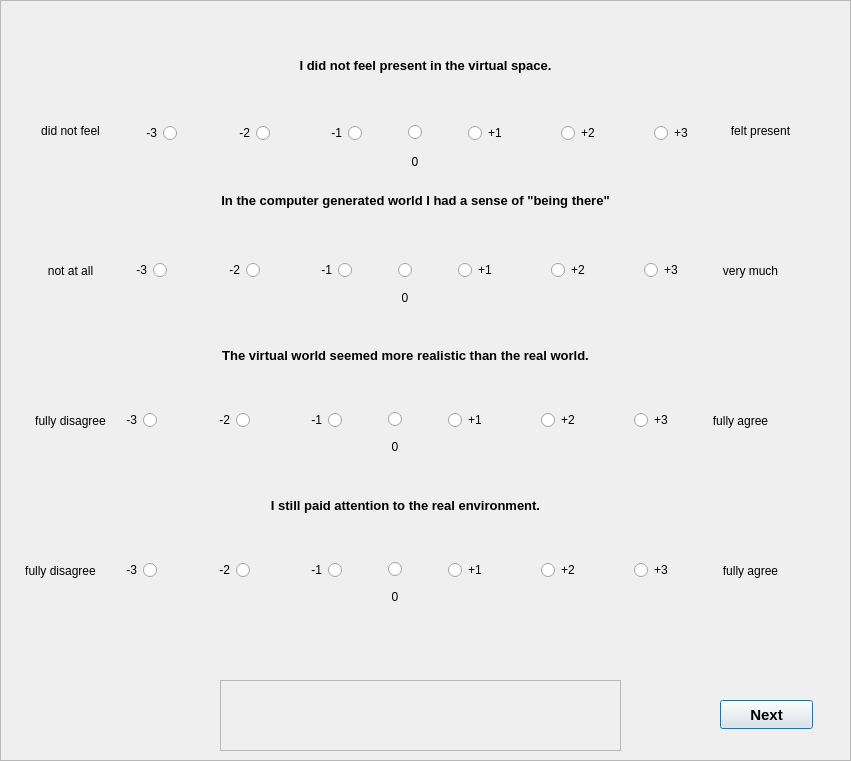
<?xml version="1.0" encoding="UTF-8"?>
<ui version="4.0">
 <class>UsabilityQuestionnaire3</class>
 <widget class="QDialog" name="UsabilityQuestionnaire3">
  <property name="geometry">
   <rect>
    <x>0</x>
    <y>0</y>
    <width>851</width>
    <height>761</height>
   </rect>
  </property>
  <property name="windowTitle">
   <string>Dialog</string>
  </property>
  <widget class="QFrame" name="frame">
   <property name="geometry">
    <rect>
     <x>0</x>
     <y>0</y>
     <width>851</width>
     <height>761</height>
    </rect>
   </property>
   <property name="frameShape">
    <enum>QFrame::StyledPanel</enum>
   </property>
   <property name="frameShadow">
    <enum>QFrame::Raised</enum>
   </property>
   <widget class="QPushButton" name="NextButton">
    <property name="geometry">
     <rect>
      <x>720</x>
      <y>700</y>
      <width>93</width>
      <height>29</height>
     </rect>
    </property>
    <property name="font">
     <font>
      <pointsize>11</pointsize>
      <bold>true</bold>
     </font>
    </property>
    <property name="text">
     <string>Next</string>
    </property>
   </widget>
   <widget class="QWidget" name="layoutWidget_2">
    <property name="geometry">
     <rect>
      <x>80</x>
      <y>230</y>
      <width>651</width>
      <height>81</height>
     </rect>
    </property>
    <layout class="QHBoxLayout" name="horizontalLayout_2">
     <item>
      <widget class="QRadioButton" name="radioButton_8">
       <property name="layoutDirection">
        <enum>Qt::RightToLeft</enum>
       </property>
       <property name="text">
        <string>-3</string>
       </property>
      </widget>
     </item>
     <item>
      <widget class="QRadioButton" name="radioButton_9">
       <property name="layoutDirection">
        <enum>Qt::RightToLeft</enum>
       </property>
       <property name="text">
        <string>-2</string>
       </property>
      </widget>
     </item>
     <item>
      <widget class="QRadioButton" name="radioButton_10">
       <property name="layoutDirection">
        <enum>Qt::RightToLeft</enum>
       </property>
       <property name="text">
        <string>-1</string>
       </property>
      </widget>
     </item>
     <item>
      <layout class="QVBoxLayout" name="verticalLayout_2">
       <property name="leftMargin">
        <number>40</number>
       </property>
       <property name="topMargin">
        <number>33</number>
       </property>
       <property name="rightMargin">
        <number>40</number>
       </property>
       <item>
        <widget class="QRadioButton" name="radioButton_11">
         <property name="layoutDirection">
          <enum>Qt::RightToLeft</enum>
         </property>
         <property name="text">
          <string/>
         </property>
        </widget>
       </item>
       <item>
        <widget class="QLabel" name="label_7">
         <property name="text">
          <string>0</string>
         </property>
         <property name="alignment">
          <set>Qt::AlignCenter</set>
         </property>
        </widget>
       </item>
      </layout>
     </item>
     <item>
      <widget class="QRadioButton" name="radioButton_12">
       <property name="layoutDirection">
        <enum>Qt::LeftToRight</enum>
       </property>
       <property name="text">
        <string>+1</string>
       </property>
      </widget>
     </item>
     <item>
      <widget class="QRadioButton" name="radioButton_13">
       <property name="layoutDirection">
        <enum>Qt::LeftToRight</enum>
       </property>
       <property name="text">
        <string>+2</string>
       </property>
      </widget>
     </item>
     <item>
      <widget class="QRadioButton" name="radioButton_14">
       <property name="layoutDirection">
        <enum>Qt::LeftToRight</enum>
       </property>
       <property name="text">
        <string>+3</string>
       </property>
      </widget>
     </item>
    </layout>
   </widget>
   <widget class="QLabel" name="label_3">
    <property name="geometry">
     <rect>
      <x>20</x>
      <y>110</y>
      <width>101</width>
      <height>41</height>
     </rect>
    </property>
    <property name="text">
     <string>did not feel</string>
    </property>
    <property name="alignment">
     <set>Qt::AlignCenter</set>
    </property>
    <property name="wordWrap">
     <bool>true</bool>
    </property>
   </widget>
   <widget class="QLabel" name="label_8">
    <property name="geometry">
     <rect>
      <x>700</x>
      <y>250</y>
      <width>101</width>
      <height>41</height>
     </rect>
    </property>
    <property name="text">
     <string>very much</string>
    </property>
    <property name="alignment">
     <set>Qt::AlignCenter</set>
    </property>
    <property name="wordWrap">
     <bool>true</bool>
    </property>
   </widget>
   <widget class="QLabel" name="label_16">
    <property name="geometry">
     <rect>
      <x>10</x>
      <y>550</y>
      <width>101</width>
      <height>41</height>
     </rect>
    </property>
    <property name="text">
     <string>fully disagree</string>
    </property>
    <property name="alignment">
     <set>Qt::AlignCenter</set>
    </property>
    <property name="wordWrap">
     <bool>true</bool>
    </property>
   </widget>
   <widget class="QLabel" name="label_11">
    <property name="geometry">
     <rect>
      <x>20</x>
      <y>400</y>
      <width>101</width>
      <height>41</height>
     </rect>
    </property>
    <property name="text">
     <string>fully disagree</string>
    </property>
    <property name="alignment">
     <set>Qt::AlignCenter</set>
    </property>
    <property name="wordWrap">
     <bool>true</bool>
    </property>
   </widget>
   <widget class="QLabel" name="label_14">
    <property name="geometry">
     <rect>
      <x>90</x>
      <y>310</y>
      <width>631</width>
      <height>91</height>
     </rect>
    </property>
    <property name="font">
     <font>
      <pointsize>10</pointsize>
      <bold>true</bold>
     </font>
    </property>
    <property name="text">
     <string>&lt;html&gt;&lt;head/&gt;&lt;body&gt;&lt;p&gt;The virtual world seemed more realistic than the real world.&lt;/p&gt;&lt;/body&gt;&lt;/html&gt;</string>
    </property>
    <property name="alignment">
     <set>Qt::AlignCenter</set>
    </property>
    <property name="wordWrap">
     <bool>true</bool>
    </property>
   </widget>
   <widget class="QWidget" name="layoutWidget_4">
    <property name="geometry">
     <rect>
      <x>70</x>
      <y>380</y>
      <width>651</width>
      <height>81</height>
     </rect>
    </property>
    <layout class="QHBoxLayout" name="horizontalLayout_3">
     <item>
      <widget class="QRadioButton" name="radioButton_15">
       <property name="layoutDirection">
        <enum>Qt::RightToLeft</enum>
       </property>
       <property name="text">
        <string>-3</string>
       </property>
      </widget>
     </item>
     <item>
      <widget class="QRadioButton" name="radioButton_16">
       <property name="layoutDirection">
        <enum>Qt::RightToLeft</enum>
       </property>
       <property name="text">
        <string>-2</string>
       </property>
      </widget>
     </item>
     <item>
      <widget class="QRadioButton" name="radioButton_17">
       <property name="layoutDirection">
        <enum>Qt::RightToLeft</enum>
       </property>
       <property name="text">
        <string>-1</string>
       </property>
      </widget>
     </item>
     <item>
      <layout class="QVBoxLayout" name="verticalLayout_3">
       <property name="leftMargin">
        <number>40</number>
       </property>
       <property name="topMargin">
        <number>32</number>
       </property>
       <property name="rightMargin">
        <number>40</number>
       </property>
       <item>
        <widget class="QRadioButton" name="radioButton_18">
         <property name="layoutDirection">
          <enum>Qt::RightToLeft</enum>
         </property>
         <property name="text">
          <string/>
         </property>
        </widget>
       </item>
       <item>
        <widget class="QLabel" name="label_12">
         <property name="text">
          <string>0</string>
         </property>
         <property name="alignment">
          <set>Qt::AlignCenter</set>
         </property>
        </widget>
       </item>
      </layout>
     </item>
     <item>
      <widget class="QRadioButton" name="radioButton_19">
       <property name="layoutDirection">
        <enum>Qt::LeftToRight</enum>
       </property>
       <property name="text">
        <string>+1</string>
       </property>
      </widget>
     </item>
     <item>
      <widget class="QRadioButton" name="radioButton_20">
       <property name="layoutDirection">
        <enum>Qt::LeftToRight</enum>
       </property>
       <property name="text">
        <string>+2</string>
       </property>
      </widget>
     </item>
     <item>
      <widget class="QRadioButton" name="radioButton_21">
       <property name="layoutDirection">
        <enum>Qt::LeftToRight</enum>
       </property>
       <property name="text">
        <string>+3</string>
       </property>
      </widget>
     </item>
    </layout>
   </widget>
   <widget class="QLabel" name="label_6">
    <property name="geometry">
     <rect>
      <x>20</x>
      <y>250</y>
      <width>101</width>
      <height>41</height>
     </rect>
    </property>
    <property name="text">
     <string>not at all</string>
    </property>
    <property name="alignment">
     <set>Qt::AlignCenter</set>
    </property>
    <property name="wordWrap">
     <bool>true</bool>
    </property>
   </widget>
   <widget class="QWidget" name="layoutWidget">
    <property name="geometry">
     <rect>
      <x>90</x>
      <y>90</y>
      <width>651</width>
      <height>87</height>
     </rect>
    </property>
    <layout class="QHBoxLayout" name="horizontalLayout">
     <item>
      <widget class="QRadioButton" name="radioButton">
       <property name="layoutDirection">
        <enum>Qt::RightToLeft</enum>
       </property>
       <property name="text">
        <string>-3</string>
       </property>
      </widget>
     </item>
     <item>
      <widget class="QRadioButton" name="radioButton_2">
       <property name="layoutDirection">
        <enum>Qt::RightToLeft</enum>
       </property>
       <property name="text">
        <string>-2</string>
       </property>
      </widget>
     </item>
     <item>
      <widget class="QRadioButton" name="radioButton_3">
       <property name="layoutDirection">
        <enum>Qt::RightToLeft</enum>
       </property>
       <property name="text">
        <string>-1</string>
       </property>
      </widget>
     </item>
     <item>
      <layout class="QVBoxLayout" name="verticalLayout">
       <property name="leftMargin">
        <number>40</number>
       </property>
       <property name="topMargin">
        <number>35</number>
       </property>
       <property name="rightMargin">
        <number>40</number>
       </property>
       <item>
        <widget class="QRadioButton" name="radioButton_4">
         <property name="layoutDirection">
          <enum>Qt::RightToLeft</enum>
         </property>
         <property name="text">
          <string/>
         </property>
        </widget>
       </item>
       <item>
        <widget class="QLabel" name="label_2">
         <property name="text">
          <string>0</string>
         </property>
         <property name="alignment">
          <set>Qt::AlignCenter</set>
         </property>
        </widget>
       </item>
      </layout>
     </item>
     <item>
      <widget class="QRadioButton" name="radioButton_5">
       <property name="layoutDirection">
        <enum>Qt::LeftToRight</enum>
       </property>
       <property name="text">
        <string>+1</string>
       </property>
      </widget>
     </item>
     <item>
      <widget class="QRadioButton" name="radioButton_6">
       <property name="layoutDirection">
        <enum>Qt::LeftToRight</enum>
       </property>
       <property name="text">
        <string>+2</string>
       </property>
      </widget>
     </item>
     <item>
      <widget class="QRadioButton" name="radioButton_7">
       <property name="layoutDirection">
        <enum>Qt::LeftToRight</enum>
       </property>
       <property name="text">
        <string>+3</string>
       </property>
      </widget>
     </item>
    </layout>
   </widget>
   <widget class="QLabel" name="label_9">
    <property name="geometry">
     <rect>
      <x>100</x>
      <y>180</y>
      <width>631</width>
      <height>41</height>
     </rect>
    </property>
    <property name="font">
     <font>
      <pointsize>10</pointsize>
      <bold>true</bold>
     </font>
    </property>
    <property name="text">
     <string>&lt;html&gt;&lt;head/&gt;&lt;body&gt;&lt;p&gt;In the computer generated world I had a sense of &amp;quot;being there&amp;quot;&lt;/p&gt;&lt;/body&gt;&lt;/html&gt;</string>
    </property>
    <property name="alignment">
     <set>Qt::AlignCenter</set>
    </property>
    <property name="wordWrap">
     <bool>true</bool>
    </property>
   </widget>
   <widget class="QFrame" name="frame_2">
    <property name="geometry">
     <rect>
      <x>220</x>
      <y>680</y>
      <width>401</width>
      <height>71</height>
     </rect>
    </property>
    <property name="frameShape">
     <enum>QFrame::StyledPanel</enum>
    </property>
    <property name="frameShadow">
     <enum>QFrame::Raised</enum>
    </property>
   </widget>
   <widget class="QLabel" name="label_18">
    <property name="geometry">
     <rect>
      <x>700</x>
      <y>550</y>
      <width>101</width>
      <height>41</height>
     </rect>
    </property>
    <property name="text">
     <string>fully agree</string>
    </property>
    <property name="alignment">
     <set>Qt::AlignCenter</set>
    </property>
    <property name="wordWrap">
     <bool>true</bool>
    </property>
   </widget>
   <widget class="QLabel" name="label_13">
    <property name="geometry">
     <rect>
      <x>690</x>
      <y>400</y>
      <width>101</width>
      <height>41</height>
     </rect>
    </property>
    <property name="text">
     <string>fully agree</string>
    </property>
    <property name="alignment">
     <set>Qt::AlignCenter</set>
    </property>
    <property name="wordWrap">
     <bool>true</bool>
    </property>
   </widget>
   <widget class="QLabel" name="label">
    <property name="geometry">
     <rect>
      <x>110</x>
      <y>20</y>
      <width>631</width>
      <height>91</height>
     </rect>
    </property>
    <property name="font">
     <font>
      <pointsize>10</pointsize>
      <bold>true</bold>
     </font>
    </property>
    <property name="text">
     <string>&lt;html&gt;&lt;head/&gt;&lt;body&gt;&lt;p&gt;I did not feel present in the virtual space.&lt;/p&gt;&lt;/body&gt;&lt;/html&gt;</string>
    </property>
    <property name="alignment">
     <set>Qt::AlignCenter</set>
    </property>
    <property name="wordWrap">
     <bool>true</bool>
    </property>
   </widget>
   <widget class="QWidget" name="layoutWidget_3">
    <property name="geometry">
     <rect>
      <x>70</x>
      <y>530</y>
      <width>651</width>
      <height>81</height>
     </rect>
    </property>
    <layout class="QHBoxLayout" name="horizontalLayout_4">
     <item>
      <widget class="QRadioButton" name="radioButton_22">
       <property name="layoutDirection">
        <enum>Qt::RightToLeft</enum>
       </property>
       <property name="text">
        <string>-3</string>
       </property>
      </widget>
     </item>
     <item>
      <widget class="QRadioButton" name="radioButton_23">
       <property name="layoutDirection">
        <enum>Qt::RightToLeft</enum>
       </property>
       <property name="text">
        <string>-2</string>
       </property>
      </widget>
     </item>
     <item>
      <widget class="QRadioButton" name="radioButton_24">
       <property name="layoutDirection">
        <enum>Qt::RightToLeft</enum>
       </property>
       <property name="text">
        <string>-1</string>
       </property>
      </widget>
     </item>
     <item>
      <layout class="QVBoxLayout" name="verticalLayout_4">
       <property name="leftMargin">
        <number>40</number>
       </property>
       <property name="topMargin">
        <number>32</number>
       </property>
       <property name="rightMargin">
        <number>40</number>
       </property>
       <item>
        <widget class="QRadioButton" name="radioButton_25">
         <property name="layoutDirection">
          <enum>Qt::RightToLeft</enum>
         </property>
         <property name="text">
          <string/>
         </property>
        </widget>
       </item>
       <item>
        <widget class="QLabel" name="label_17">
         <property name="text">
          <string>0</string>
         </property>
         <property name="alignment">
          <set>Qt::AlignCenter</set>
         </property>
        </widget>
       </item>
      </layout>
     </item>
     <item>
      <widget class="QRadioButton" name="radioButton_26">
       <property name="layoutDirection">
        <enum>Qt::LeftToRight</enum>
       </property>
       <property name="text">
        <string>+1</string>
       </property>
      </widget>
     </item>
     <item>
      <widget class="QRadioButton" name="radioButton_27">
       <property name="layoutDirection">
        <enum>Qt::LeftToRight</enum>
       </property>
       <property name="text">
        <string>+2</string>
       </property>
      </widget>
     </item>
     <item>
      <widget class="QRadioButton" name="radioButton_28">
       <property name="layoutDirection">
        <enum>Qt::LeftToRight</enum>
       </property>
       <property name="text">
        <string>+3</string>
       </property>
      </widget>
     </item>
    </layout>
   </widget>
   <widget class="QLabel" name="label_4">
    <property name="geometry">
     <rect>
      <x>710</x>
      <y>110</y>
      <width>101</width>
      <height>41</height>
     </rect>
    </property>
    <property name="text">
     <string>felt present</string>
    </property>
    <property name="alignment">
     <set>Qt::AlignCenter</set>
    </property>
    <property name="wordWrap">
     <bool>true</bool>
    </property>
   </widget>
   <widget class="QLabel" name="label_19">
    <property name="geometry">
     <rect>
      <x>90</x>
      <y>460</y>
      <width>631</width>
      <height>91</height>
     </rect>
    </property>
    <property name="font">
     <font>
      <pointsize>10</pointsize>
      <bold>true</bold>
     </font>
    </property>
    <property name="text">
     <string>&lt;html&gt;&lt;head/&gt;&lt;body&gt;&lt;p&gt;I still paid attention to the real environment.&lt;/p&gt;&lt;/body&gt;&lt;/html&gt;</string>
    </property>
    <property name="alignment">
     <set>Qt::AlignCenter</set>
    </property>
    <property name="wordWrap">
     <bool>true</bool>
    </property>
   </widget>
  </widget>
 </widget>
 <resources/>
 <connections/>
</ui>
